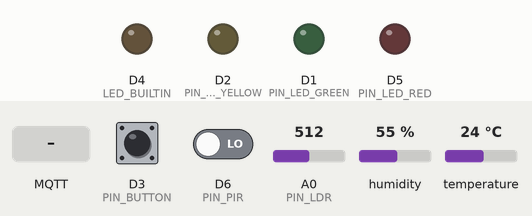
This sketch was run on a simulated ESP8266 (NodeMCU). Parts: output pins drawn as LEDs (lit = HIGH, except the on-board LED, lit = LOW). Inputs (shaded band) come from the test bench; at power-on: D3 (PIN_BUTTON) HIGH, D6 (PIN_PIR) LOW, A0 (PIN_LDR) = 512, humidity 55 %, temperature 24 °C. WiFi joins after 1.5 s; servers stay silent unless stated; random numbers use the default seed unless the sketch sets one; no MQTT or app messages arrive unless stated; what the sketch prints to the serial monitor is not drawn.

Above: at 2.7 s.
2.8 s: D3 (PIN_BUTTON) pulled LOW for 0.15 s
6.3 s: D6 (PIN_PIR) driven HIGH
11.5 s: MQTT message "/light/" arrives on the first subscribed topic
At 11.8 s:
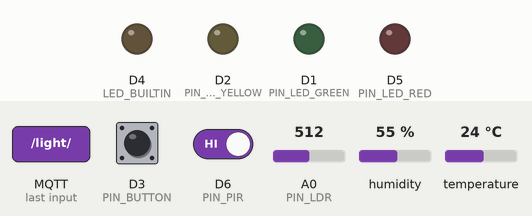
15.0 s: D3 (PIN_BUTTON) pulled LOW for 1 s
18.5 s: MQTT message "/fan/" arrives on the first subscribed topic
22.0 s: MQTT message "1" arrives on the first subscribed topic
At 50.9 s:
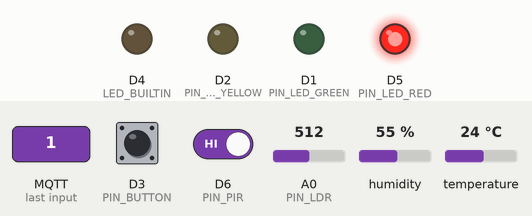
Timing chart, 0 to 51.5 s (numbered marks = the images above; inputs shaded):
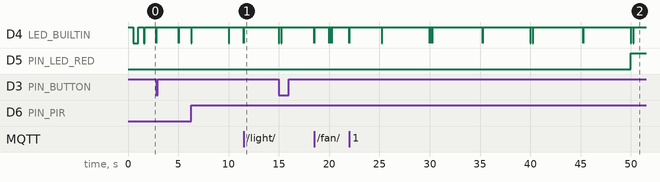

The sketch:

sensor_reader.ino
```cpp
#include <ESP8266WiFi.h>
#include <PubSubClient.h>
#include <DHT.h>

// WiFi & MQTT config
#define WIFI_SSID "Etisalat-khrB"
#define WIFI_PASSWORD "FA1N4BEL"
const char* BROKER_IP = "192.168.1.12";
const int PORT = 1883;

const char* HOME_ID = "1";
const char* ROOM = "diningroom";

#define PIN_LED_GREEN D1   // Room Light
#define PIN_LED_YELLOW D2  // Fan
#define PIN_LED_RED D5     // Smoke Alarm
#define PIN_PIR D6         // Motion Sensor
#define PIN_LDR A0         // LDR (Analog Input)
#define PIN_BUTTON D3      // Door Sensor (Flash Button)
#define PIN_DHT D7         // DHT11 Sensor

#define DHTTYPE DHT11
DHT dht(PIN_DHT, DHTTYPE);

WiFiClient espClient;
PubSubClient client(espClient);

unsigned long lastSensorRead = 0;
unsigned long lastSmokeCheck = 0;

int lastPirState = LOW;
int lastLdrState = -1;
int lastButtonState = HIGH;
bool doorOpen = false;

void publishJson(const char* deviceOrSensor, const char* jsonPayload, bool isState = false) {
  char topic[64];
  sprintf(topic, "home/%s/%s/%s/%s", HOME_ID, ROOM, deviceOrSensor, isState ? "state" : "value");
  client.publish(topic, jsonPayload);

  // Flash built-in LED to with every publish
  digitalWrite(LED_BUILTIN, LOW);
  delay(20);
  digitalWrite(LED_BUILTIN, HIGH);
}

void on_message(char* topic, byte* payload, unsigned int length) {
  // Convert payload to null-terminated string
  char msg[length + 1];
  for (unsigned int i = 0; i < length; i++) {
    msg[i] = (char)payload[i];
  }
  msg[length] = '\0';

  Serial.printf("Command received on %s: %s\n", topic, msg);

  // Flash built-in LED to indicate receiving a command
  digitalWrite(LED_BUILTIN, LOW);
  delay(20);
  digitalWrite(LED_BUILTIN, HIGH);

  // Simple string matching to avoid heavy JSON libraries
  bool isOn = (strstr(msg, "\"state\":\"ON\"") != NULL || strstr(msg, "\"state\": \"ON\"") != NULL);
  bool isOff = (strstr(msg, "\"state\":\"OFF\"") != NULL || strstr(msg, "\"state\": \"OFF\"") != NULL);

  if (strstr(topic, "/light/") != NULL) {
    if (isOn) digitalWrite(PIN_LED_GREEN, HIGH);
    else if (isOff) digitalWrite(PIN_LED_GREEN, LOW);
  }
  else if (strstr(topic, "/fan/") != NULL) {
    if (isOn) digitalWrite(PIN_LED_YELLOW, HIGH);
    else if (isOff) digitalWrite(PIN_LED_YELLOW, LOW);
  }
}

void readPIR() {
  int currentPirState = digitalRead(PIN_PIR);
  if (currentPirState != lastPirState) {
    lastPirState = currentPirState;
    char payload[64];
    sprintf(payload, "{\"detected\":%s}", currentPirState == HIGH ? "true" : "false");
    publishJson("motion", payload);
    Serial.printf("[PIR] Motion %s\n", currentPirState == HIGH ? "Detected" : "Ended");
  }
}

void readDoor() {
  int currentButtonState = digitalRead(PIN_BUTTON);
  if (currentButtonState == LOW && lastButtonState == HIGH) {
    doorOpen = !doorOpen;
    char payload[64];
    sprintf(payload, "{\"state\":\"%s\"}", doorOpen ? "OPEN" : "CLOSED");
    publishJson("door", payload, true);
    Serial.printf("[DOOR] Toggled to %s\n", doorOpen ? "OPEN" : "CLOSED");
    delay(200);
  }
  lastButtonState = currentButtonState;
}

void readTemperature() {
  float t = dht.readTemperature();
  if (!isnan(t)) {
    char payload[64];
    sprintf(payload, "{\"value\":%.1f,\"unit\":\"C\"}", t);
    Serial.printf("{\"value\":%.1f,\"unit\":\"C\"}\n", t);
    publishJson("temperature", payload);
  }
}

void readLDR() {
  int rawLdr = analogRead(PIN_LDR);
  int adjustedLdr = constrain(map(rawLdr, 600, 1023, 0, 1023), 0, 1023);

  if (abs(adjustedLdr - lastLdrState) > 20 || lastLdrState == -1) {
    int temp = lastLdrState;
    lastLdrState = adjustedLdr;

    char payload[64];
    sprintf(payload, "{\"value\":%d,\"unit\":\"lux\"}", adjustedLdr);
    publishJson("lightlevel", payload);
    Serial.printf("[LDR] Analog %d -> %d lux [RAW] %d\n", temp, adjustedLdr, rawLdr);
  }
}

void simulateSmoke() {
  bool hasSmoke = (random(100) < 20);
  digitalWrite(PIN_LED_RED, hasSmoke ? HIGH : LOW);

  char payload[64];
  sprintf(payload, "{\"detected\":%s}", hasSmoke ? "true" : "false");
  publishJson("smoke", payload);

  if (hasSmoke) Serial.println("[SMOKE] 🚨 Simulated smoke detected!");
}

void publishAllSensors() {
  Serial.println("[SYSTEM] Publishing initial sensor states...");

  char payload[64];

  sprintf(payload, "{\"state\":\"%s\"}", doorOpen ? "OPEN" : "CLOSED");
  publishJson("door", payload, true);

  sprintf(payload, "{\"detected\":%s}", lastPirState == HIGH ? "true" : "false");
  publishJson("motion", payload);

  lastLdrState = -1;
  readTemperature();
  readLDR();

  sprintf(payload, "{\"detected\":false}");
  publishJson("smoke", payload);
}

void reconnect() {
  while (!client.connected()) {
    Serial.print("Attempting MQTT connection...");
    // Create a random ID
    String clientId = "ESP8266Client-";
    clientId += String(random(0xffff), HEX);

    if (client.connect(clientId.c_str())) {
      Serial.println("connected");

      char subTopic[64];
      sprintf(subTopic, "home/%s/%s/+/state", HOME_ID, ROOM);
      client.subscribe(subTopic);

      publishAllSensors();
    } else {
      Serial.print("failed, rc=");
      Serial.print(client.state());
      Serial.println(" try again in 5 seconds");
      delay(5000);
    }
  }
}

void setup() {
  Serial.begin(9600);

  pinMode(LED_BUILTIN, OUTPUT);
  pinMode(PIN_LED_GREEN, OUTPUT);
  pinMode(PIN_LED_YELLOW, OUTPUT);
  pinMode(PIN_LED_RED, OUTPUT);
  pinMode(PIN_PIR, INPUT);
  pinMode(PIN_LDR, INPUT);
  pinMode(PIN_BUTTON, INPUT_PULLUP);

  digitalWrite(LED_BUILTIN, HIGH);    // inverted
  digitalWrite(PIN_LED_GREEN, LOW);
  digitalWrite(PIN_LED_YELLOW, LOW);
  digitalWrite(PIN_LED_RED, LOW);

  dht.begin();

  WiFi.begin(WIFI_SSID, WIFI_PASSWORD);
  Serial.print("---");
  Serial.print("\nConnecting to WiFi");
  while (WiFi.status() != WL_CONNECTED) {
    delay(500);
    Serial.print(".");

    digitalWrite(LED_BUILTIN, !digitalRead(LED_BUILTIN));
  }
  digitalWrite(LED_BUILTIN, HIGH);
  Serial.println("\nWiFi connected! IP: " + WiFi.localIP().toString());

  client.setServer(BROKER_IP, PORT);
  client.setCallback(on_message);

  randomSeed(analogRead(A0));
}

void loop() {
  if (!client.connected()) {
    reconnect();
  }
  client.loop();

  unsigned long now = millis();

  readPIR();
  readDoor();

  if (now - lastSensorRead > 5000) {
    lastSensorRead = now;
    readTemperature();
    readLDR();
  }

  // Random Smoke Simulation every 10 seconds
  if (now - lastSmokeCheck > 10000) {
    lastSmokeCheck = now;
    simulateSmoke();
  }
}
```

Measured:
- after the input at 11.5 s, D4 (LED_BUILTIN): HIGH → LOW at once, → HIGH 0.02 s later
- by itself, D4 (LED_BUILTIN): alternates HIGH for 3.7 s and LOW for 0.03 s
